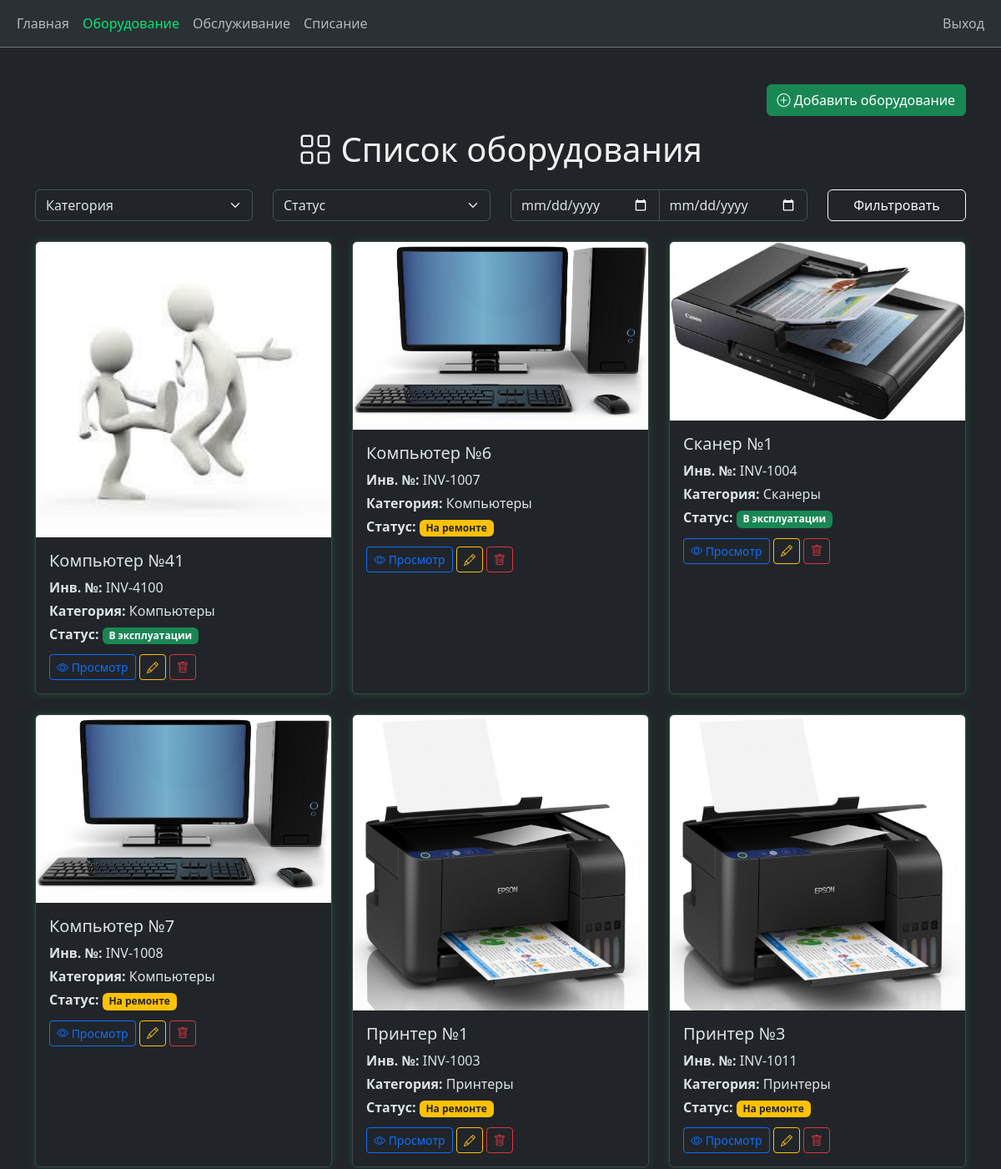
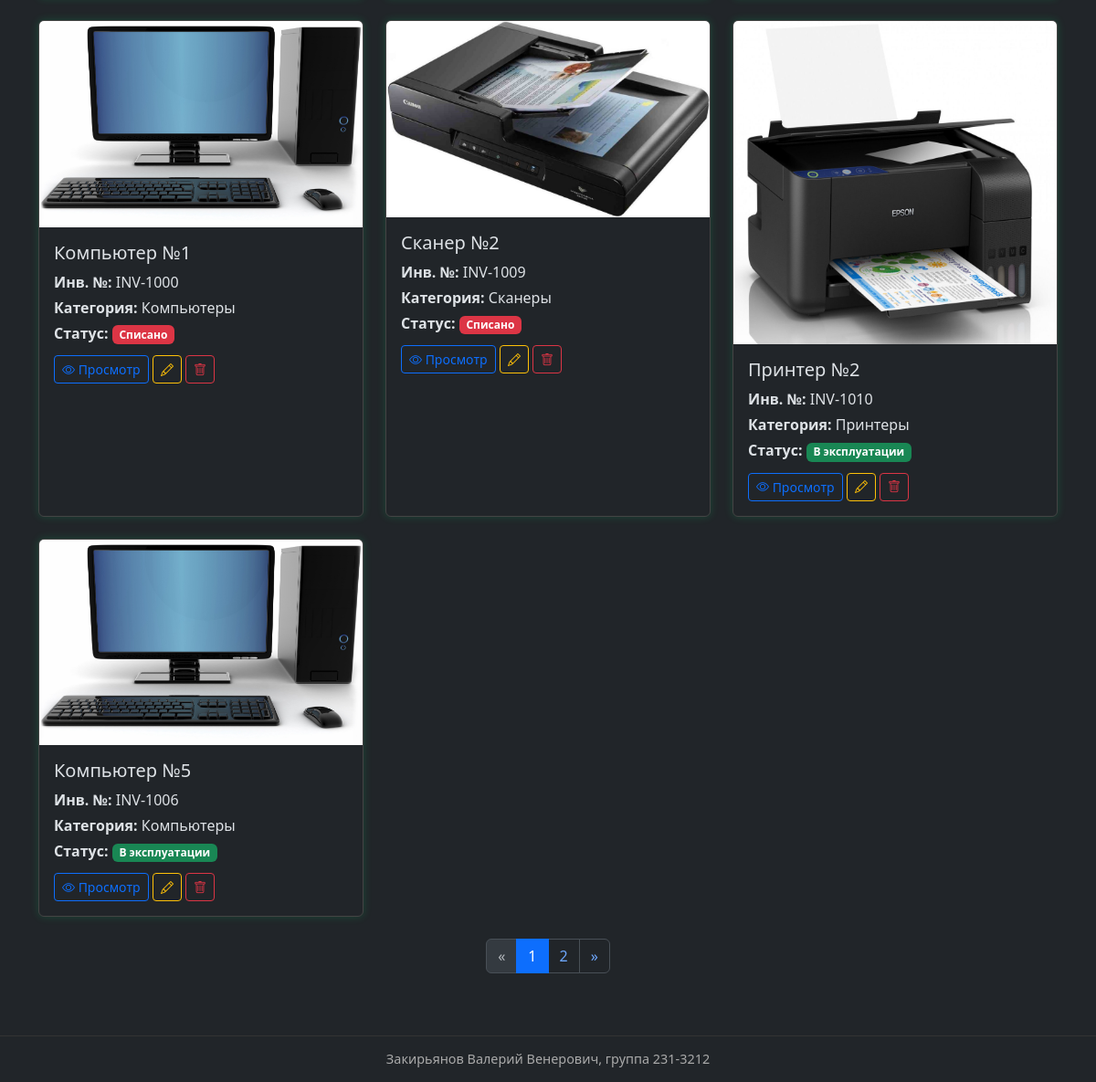
The app's page /equipment/ (signed in) with its own data (2 pictures, top to bottom).
### app/models.py (models this page shows)
class Equipment(db.Model):
    id = db.Column(db.Integer, primary_key=True)
    name = db.Column(db.String(100), nullable=False)
    inventory_number = db.Column(db.String(50), unique=True, nullable=False)
    category_id = db.Column(db.Integer, db.ForeignKey('category.id'), nullable=False)
    purchase_date = db.Column(db.Date, nullable=False)
    price = db.Column(db.Numeric(10, 2), nullable=False)
    status = db.Column(db.Enum('active', 'repair', 'disposed', name='status_enum'), nullable=False)
    note = db.Column(db.Text)
    image_id = db.Column(db.Integer, db.ForeignKey('image.id'))
    maintenance = db.relationship('Maintenance', backref='equipment', cascade="all, delete")
    disposal = db.relationship('Disposal', backref='equipment', uselist=False, cascade="all, delete")
    responsibles = db.relationship('User', secondary=roles, backref='assigned_equipment')

class Image(db.Model):
    id = db.Column(db.Integer, primary_key=True)
    filename = db.Column(db.String(128), nullable=False)
    mime_type = db.Column(db.String(64), nullable=False)
    md5_hash = db.Column(db.String(64), nullable=False, unique=True)
    equipment = db.relationship('Equipment', backref='image', uselist=False)

class Category(db.Model):
    id = db.Column(db.Integer, primary_key=True)
    name = db.Column(db.String(64), nullable=False)
    description = db.Column(db.Text)
    equipment = db.relationship('Equipment', backref='category', lazy=True)

### app/routes/equipment.py (the view)
@bp.route('/')
@login_required
def list_equipment():
    query = Equipment.query
    if request.args.get('category'):
        query = query.filter_by(category_id=request.args['category'])
    if request.args.get('status'):
        query = query.filter_by(status=request.args['status'])
    if request.args.get('start_date') and request.args.get('end_date'):
        start = datetime.strptime(request.args['start_date'], '%Y-%m-%d')
        end = datetime.strptime(request.args['end_date'], '%Y-%m-%d')
        query = query.filter(Equipment.purchase_date.between(start, end))
    page = request.args.get('page', 1, type=int)
    pagination = query.order_by(Equipment.purchase_date.desc()).paginate(page=page, per_page=10)
    return render_template('index.html', equipment=pagination.items, pagination=pagination, categories=Category.query.all(), active='equipment')

### app/__init__.py (called while the page is built)
def create_app():
    app = Flask(__name__, static_folder='../static')
    app.config['SECRET_KEY'] = os.getenv('SECRET_KEY', 'devsecret')
    app.config['SQLALCHEMY_DATABASE_URI'] = os.getenv('DATABASE_URL', 'sqlite:///equipment.db')
    app.config['SQLALCHEMY_TRACK_MODIFICATIONS'] = False
    app.config['UPLOAD_FOLDER'] = 'static/uploads/'
    app.config['DISPOSAL_FOLDER'] = os.path.join(app.root_path, 'static', 'disposals')
    db.init_app(app)
    Migrate(app, db)
    csrf.init_app(app)
    login_manager.init_app(app)
    from app.routes import equipment, auth, disposal, maintenance
    app.register_blueprint(equipment.bp)
    app.register_blueprint(auth.bp)
    app.register_blueprint(disposal.bp)
    app.register_blueprint(maintenance.bp)
    @login_manager.user_loader
    def load_user(user_id):
        return User.query.get(int(user_id))
    return app

### app/templates/index.html (shortened to what this page needs)
{% extends 'base.html' %}
{% block content %}
{% if current_user.role == 'admin' %}
<div class="text-end mb-3">
    <a href="{{ url_for('equipment.add_equipment') }}" class="btn btn-success">
        <i class="bi bi-plus-circle"></i> Добавить оборудование
    </a>
</div>
{% endif %}
<h1 class="mb-4 text-center"><i class="bi bi-grid"></i> Список оборудования</h1>
<form method="GET" class="row mb-4">
    <div class="col-md-3">
        <select class="form-select" name="category">
            <option value="">Категория</option>
        </select>
    </div>
    <div class="col-md-3">
        <select class="form-select" name="status">
            <option value="">Статус</option>
        </select>
    </div>
    <div class="col-md-4">
        <div class="input-group">
            <input type="date" name="start_date" class="form-control" value="{{ request.args.get('start_date', '') }}">
            <input type="date" name="end_date" class="form-control" value="{{ request.args.get('end_date', '') }}">
        </div>
    </div>
    <div class="col-md-2 d-grid">
        <button class="btn btn-outline-light" type="submit">Фильтровать</button>
    </div>
</form>
<div class="row row-cols-1 row-cols-md-2 row-cols-lg-3 g-4">
    {% for item in equipment %}
    <div class="col">
        <div class="card card-glow h-100">
            {% if item.image %}
                <img src="{{ url_for('static', filename='uploads/' + item.image.filename) }}" class="card-img-top img-fluid">
            {% else %}
                <div class="card-img-top text-center py-5 bg-secondary text-white">Без фото</div>
            {% endif %}
            <div class="card-body">
                <h5 class="card-title">{{ item.name }}</h5>
                <p class="card-text mb-1"><strong>Инв. №:</strong> {{ item.inventory_number }}</p>
                <p class="card-text mb-1"><strong>Категория:</strong> {{ item.category.name }}</p>
                <p class="card-text mb-1">
                    <strong>Статус:</strong>
                    {% if item.status == 'active' %}<span class="badge bg-success">В эксплуатации</span>{% endif %}
                    {% if item.status == 'repair' %}<span class="badge bg-warning text-dark">На ремонте</span>{% endif %}
                    {% if item.status == 'disposed' %}<span class="badge bg-danger">Списано</span>{% endif %}
                </p>
                <a href="/equipment/{{ item.id }}" class="btn btn-outline-primary btn-sm mt-2"><i class="bi bi-eye"></i> Просмотр</a>
                {% if current_user.role == 'admin' %}
                    <a href="/equipment/{{ item.id }}/edit" class="btn btn-outline-warning btn-sm mt-2"><i class="bi bi-pencil"></i></a>
                    <button class="btn btn-outline-danger btn-sm mt-2" data-bs-toggle="modal" data-bs-target="#deleteModal{{ item.id }}">
                        <i class="bi bi-trash"></i>
                    </button>
                {% elif current_user.role == 'tech' %}
                    <a href="/maintenance/add?equipment_id={{ item.id }}" class="btn btn-outline-info btn-sm mt-2">
                        <i class="bi bi-wrench"></i> ТО
                    </a>
                {% endif %}
            </div>
        </div>
    </div>
    {% endfor %}
</div>
<div class="d-flex justify-content-center mt-4">
    <nav>
        <ul class="pagination pagination-dark">
            {% if pagination.has_prev %}
                <li class="page-item"><a class="page-link" href="?page={{ pagination.prev_num }}">&laquo;</a></li>
            {% else %}
                <li class="page-item disabled"><span class="page-link">&laquo;</span></li>
            {% endif %}
            {% for p in pagination.iter_pages(left_edge=1, right_edge=1, left_current=2, right_current=2) %}
                {% if p %}
                    {% if p == pagination.page %}
                        <li class="page-item active"><span class="page-link">{{ p }}</span></li>
                    {% else %}
                        <li class="page-item"><a class="page-link" href="?page={{ p }}">{{ p }}</a></li>
                    {% endif %}
                {% else %}
                    <li class="page-item disabled"><span class="page-link">…</span></li>
                {% endif %}
            {% endfor %}
            {% if pagination.has_next %}
                <li class="page-item"><a class="page-link" href="?page={{ pagination.next_num }}">&raquo;</a></li>
            {% else %}
                <li class="page-item disabled"><span class="page-link">&raquo;</span></li>
            {% endif %}
        </ul>
    </nav>
</div>
{% endblock %}

### app/templates/base.html (style rules this page uses)
html, body { height: 100%; margin: 0; }
body { display: flex; flex-direction: column; color: #f0f0f0; }
.card-glow { border: 1px solid #444; box-shadow: 0 0 10px #00e67630; transition: transform 0.2s ease, box-shadow 0.2s ease; }

### records on screen
Equipment: filename (picture), name "Компьютер №41", inventory_number "INV-4100", category.name "Компьютеры", status "В эксплуатации"
Equipment: filename (picture), name "Компьютер №6", inventory_number "INV-1007", category.name "Компьютеры", status "На ремонте"
Equipment: filename (picture), name "Сканер №1", inventory_number "INV-1004", category.name "Сканеры", status "В эксплуатации"
Equipment: filename (picture), name "Компьютер №7", inventory_number "INV-1008", category.name "Компьютеры", status "На ремонте"
Equipment: filename (picture), name "Принтер №1", inventory_number "INV-1003", category.name "Принтеры", status "На ремонте"
Equipment: filename (picture), name "Принтер №3", inventory_number "INV-1011", category.name "Принтеры", status "На ремонте"
Equipment: filename (picture), name "Компьютер №1", inventory_number "INV-1000", category.name "Компьютеры", status "Списано"
Equipment: filename (picture), name "Сканер №2", inventory_number "INV-1009", category.name "Сканеры", status "Списано"
Equipment: filename (picture), name "Принтер №2", inventory_number "INV-1010", category.name "Принтеры", status "В эксплуатации"
Equipment: filename (picture), name "Компьютер №5", inventory_number "INV-1006", category.name "Компьютеры", status "В эксплуатации"

### other values on screen
{{ p }} "1"
{{ p }} "2"
